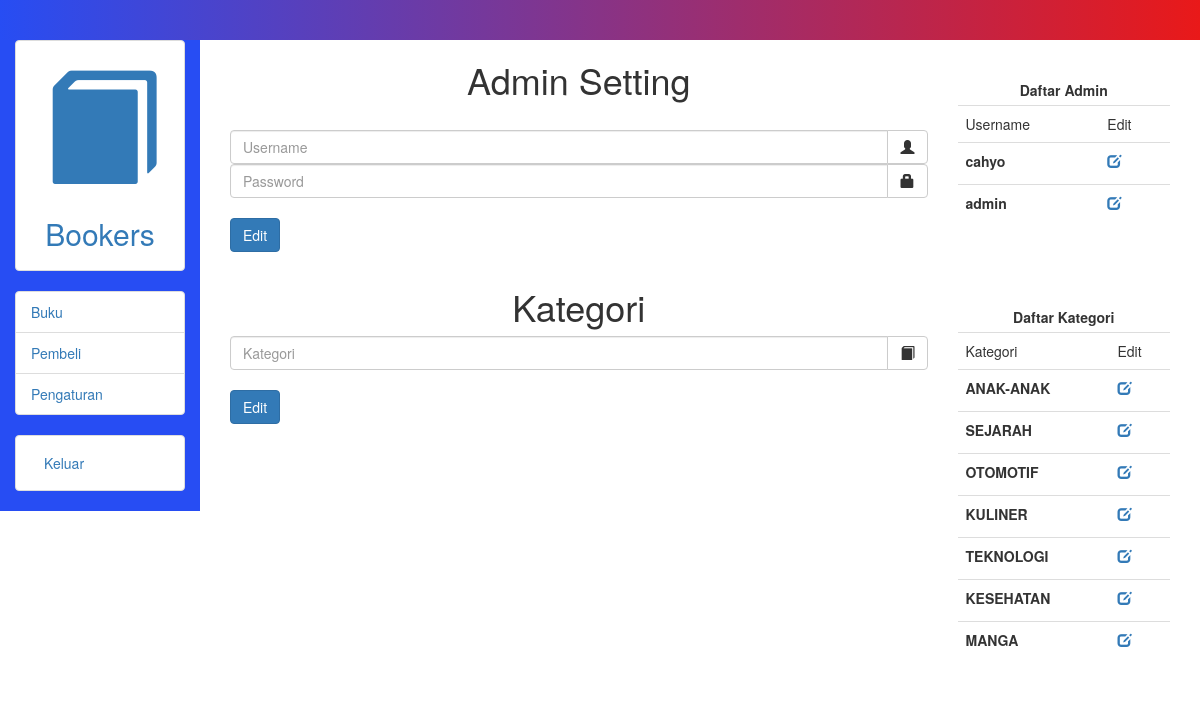
The page /upjauh/setting.php?id_ktg=0&admin=null (signed in) on the database its author committed.
### tables this page shows
CREATE TABLE `kategori` (
  `id_ktg` int(6) NOT NULL,
  `kategori` varchar(255) NOT NULL
);

### upjauh/setting.php (the view, shortened to what this page needs)
 <!DOCTYPE html>
 <html>
 <head>
 </head>
 <?php
	include ("../koneksi.php");
	$id_ktg		= $_GET['id_ktg'];
	$admin_id	= $_GET['admin'];
	$admin 		= mysqli_query($koneksi,"SELECT*FROM admin WHERE user = '$admin_id'");
	$tampil_admin = mysqli_fetch_array($admin);
	$admin_all 	= mysqli_query($koneksi,"SELECT*FROM admin");
	$kategori 	= mysqli_query($koneksi,"SELECT*FROM kategori");
	$ktg_edit	= mysqli_query($koneksi,"SELECT*FROM kategori WHERE id_ktg = $id_ktg");
	$kategori_edit	= mysqli_fetch_array($ktg_edit);
 ?>
<div class="col-sm-10">
	<div class="col-sm-9">
		<center><h1>Admin Setting</h1></center>
		<br>
		<form method="post" action="proses/admin-edit.php?id=<?php echo $tampil_admin['id_admin']; ?>" class="form-group">
				    <div class="input-group">
					    <input type="text" class="form-control" placeholder="Username" name="user" value="<?php echo $tampil_admin['user']; ?>">
					    <div class="input-group-btn">
					      <button class="btn btn-default" type="submit">
					        <i class="glyphicon glyphicon-user"></i>
					      </button>
					    </div>
					  </div>
					  <div class="input-group">
					    <input type="password" class="form-control" placeholder="Password" id="look" name="pass" value="<?php echo $tampil_admin['pass']; ?>">
					    <div class="input-group-btn">
					      <a class="btn btn-default" type="submit" href="#">
					        <i class="glyphicon glyphicon-lock"></i>
					      </a>
					    </div>
					  </div>
					  <br>
					  <div>
					  	<button class="btn btn-primary">Edit</button>
					  </div>
					</form>
	</div>
	<div class="col-sm-3">
		<br><br>
		<center><label>Daftar Admin</label></center>
		<table class="table">
			<tr>
				<td>Username</td>
				<td>Edit</td>
			</tr>
			<?php while($tampil_admin_all = mysqli_fetch_array($admin_all)){ ?>
			<tr>
				<td><label><?php echo $tampil_admin_all['user']; ?></label></td>
				<td>
					<a href="setting.php?id_ktg=0&admin=<?php echo $tampil_admin_all['user']; ?>"><span class="glyphicon glyphicon-edit"></span></a>
				</td>
			</tr>
			<?php } ?>
		</table>
	</div>
	<div class="col-sm-9">
		<center><h1>Kategori</h1></center>
		<form action="proses/kategori-edit.php?id=<?php echo $kategori_edit['id_ktg']; ?>" method="post">
			<div class="input-group">
			    <input type="text" class="form-control" placeholder="Kategori" name="ktg" value="<?php echo $kategori_edit['kategori']; ?>">
			    <div class="input-group-btn">
			      <a class="btn btn-default" type="submit" href="#">
			        <i class="glyphicon glyphicon-book"></i>
			      </a>
			    </div>
			  </div>
			  <br>
			  <div>
			  	<button class="btn btn-primary">Edit</button>
			  </div>
			</form>
		</div>
	<div class="col-sm-3">
		<br><br>
		<center><label>Daftar Kategori</label></center>
		<table class="table">
			<tr>
				<td>Kategori</td>
				<td>Edit</td>
			</tr>
			<?php while($tampil_kategori = mysqli_fetch_array($kategori)){ ?>
			<tr>
				<td><label><?php echo $tampil_kategori['kategori']; ?></label></td>
				<td>
					<a href="setting.php?id_ktg=<?php echo $tampil_kategori['id_ktg']; ?>&admin=null"><span class="glyphicon glyphicon-edit"></span></a>
				</td>
			</tr>
			<?php } ?>
		</table>
	</div>
</div>
 </body>
 </html>

### rows shown on the page
kategori: kategori "ANAK-ANAK"
kategori: kategori "SEJARAH"
kategori: kategori "OTOMOTIF"
kategori: kategori "KULINER"
kategori: kategori "TEKNOLOGI"
kategori: kategori "KESEHATAN"
kategori: kategori "MANGA"

### other values the page prints
$tampil_admin_all['user'] "cahyo"
$tampil_admin_all['user'] "admin"
